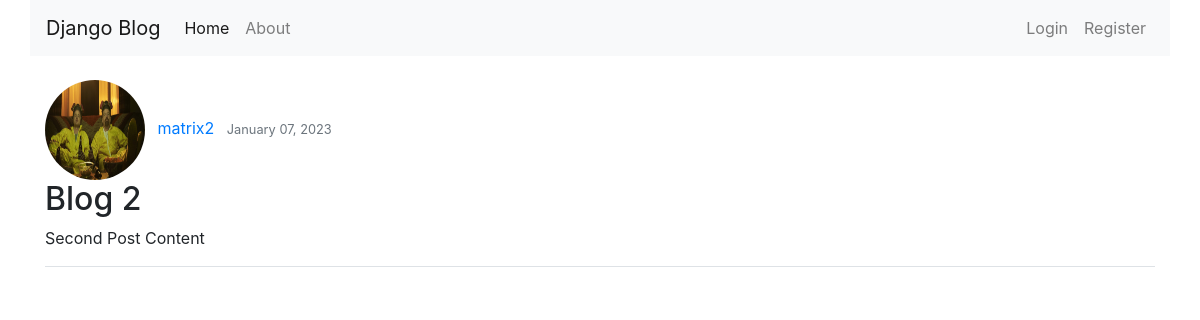
Page /post/2/ on the earlier database version.
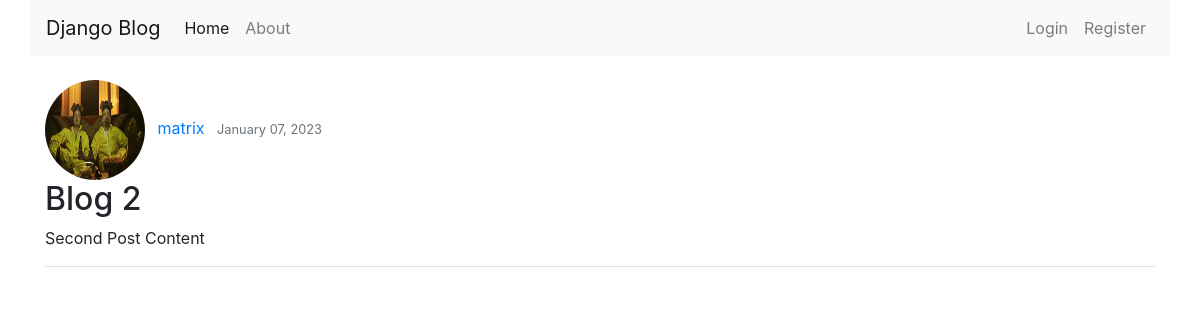
Same page on the later database version.
### blog/models.py (models this page shows, shortened)
class Post(models.Model):
    title = models.CharField(max_length=100)
    content = models.TextField()
    date_posted = models.DateTimeField(default=timezone.now)
    author = models.ForeignKey(User, on_delete=models.CASCADE)

### users/models.py (models this page shows, shortened)
class Profile(models.Model):
    user = models.OneToOneField(User, on_delete=models.CASCADE)
    image = models.ImageField(default='default.jpg', upload_to='profile_pics')

### blog/views.py (the view)
# urls.py: path('post/<int:pk>/', PostDetailView.as_view(), name='post-detail'),
class PostDetailView(DetailView):
    model = Post

### blog/templates/blog/post_detail.html
{% extends 'blog/base.html' %}
{% block content %}
    <img src="{{ object.author.profile.image.url }}" class="rounded-circle" width="100px" height="100px">
    <a href="#" class="ml-2 mr-2">{{ object.author }}</a>
    <small class="text-muted">{{ object.date_posted | date:"F d, Y" }}</small>
    <h2>{{ object.title }}</h2>
    <p>{{ object.content }}</p>
    <div class="border-bottom"></div>
    <br>
{% endblock content %}

### blog/templates/blog/base.html (shortened to what this page needs)
<!DOCTYPE html>
<html lang="en">
<head>
    <link rel="stylesheet" href="https://cdn.jsdelivr.net/npm/bootstrap@4.3.1/dist/css/bootstrap.min.css">
</head>
<body>
    <nav class="navbar navbar-expand-lg container navbar-light bg-light">
        <a class="navbar-brand" href="{% url 'blog-home' %}">Django Blog</a>
        <div class="collapse navbar-collapse" id="navbarSupportedContent">
          <ul class="navbar-nav mr-auto">
            <li class="nav-item active">
              <a class="nav-link" href="{% url 'blog-home' %}">Home <span class="sr-only">(current)</span></a>
            </li>
            <li class="nav-item">
              <a class="nav-link" href="{% url 'blog-about' %}">About</a>
            </li>
          </ul>
          <ul class="navbar-nav my-2 my-lg-0">
            {% if user.is_authenticated %}
              <li class="nav-item">
                <a class="nav-link" href="{% url 'profile' %}">Profile</a>
              </li>
              <li class="nav-item">
                <a class="nav-link" href="{% url 'logout' %}">Logout</a>
              </li>
            {% else %}
              <li class="nav-item">
                <a class="nav-link" href="{% url 'login' %}">Login</a>
              </li>
              <li class="nav-item">
                <a class="nav-link" href="{% url 'register' %}">Register</a>
              </li>
            {% endif %}
          </ul>
        </div>
    </nav>
    <br>
    <div class="container">
      {% block content %}{% endblock %}
    </div>
    <br>
</body>
</html>

Differences in the rows shown:
changed through a linked row, Post "Blog 2": author.profile.image: a different picture; author "matrix2" → "matrix"
